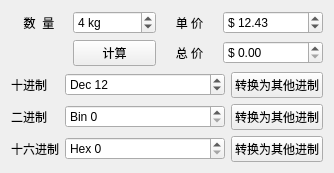
<?xml version="1.0" encoding="UTF-8"?>
<ui version="4.0">
 <class>sample_4_3Class</class>
 <widget class="QWidget" name="sample_4_3Class">
  <property name="geometry">
   <rect>
    <x>0</x>
    <y>0</y>
    <width>328</width>
    <height>169</height>
   </rect>
  </property>
  <property name="windowTitle">
   <string>sample_4_3</string>
  </property>
  <layout class="QGridLayout" name="gridLayout_3">
   <item row="0" column="0">
    <layout class="QGridLayout" name="gridLayout">
     <item row="0" column="0">
      <widget class="QLabel" name="label">
       <property name="text">
        <string>数  量</string>
       </property>
       <property name="alignment">
        <set>Qt::AlignCenter</set>
       </property>
      </widget>
     </item>
     <item row="0" column="1">
      <widget class="QSpinBox" name="spinNum">
       <property name="suffix">
        <string> kg</string>
       </property>
       <property name="prefix">
        <string/>
       </property>
       <property name="maximum">
        <number>999999999</number>
       </property>
       <property name="value">
        <number>4</number>
       </property>
      </widget>
     </item>
     <item row="0" column="2">
      <widget class="QLabel" name="label_2">
       <property name="text">
        <string>单 价</string>
       </property>
       <property name="alignment">
        <set>Qt::AlignCenter</set>
       </property>
      </widget>
     </item>
     <item row="0" column="3">
      <widget class="QDoubleSpinBox" name="spinSingle">
       <property name="minimumSize">
        <size>
         <width>100</width>
         <height>0</height>
        </size>
       </property>
       <property name="prefix">
        <string>$ </string>
       </property>
       <property name="maximum">
        <double>10000000000000000000.000000000000000</double>
       </property>
       <property name="value">
        <double>12.430000000000000</double>
       </property>
      </widget>
     </item>
     <item row="1" column="1">
      <widget class="QPushButton" name="btnCal">
       <property name="text">
        <string>计算</string>
       </property>
      </widget>
     </item>
     <item row="1" column="2">
      <widget class="QLabel" name="label_4">
       <property name="text">
        <string>总 价</string>
       </property>
       <property name="alignment">
        <set>Qt::AlignCenter</set>
       </property>
      </widget>
     </item>
     <item row="1" column="3">
      <widget class="QDoubleSpinBox" name="spinGlobal">
       <property name="prefix">
        <string>$ </string>
       </property>
       <property name="maximum">
        <double>9999999103.989999771118164</double>
       </property>
      </widget>
     </item>
    </layout>
   </item>
   <item row="2" column="0">
    <layout class="QGridLayout" name="gridLayout_2">
     <item row="0" column="0">
      <widget class="QLabel" name="label_5">
       <property name="text">
        <string>十进制</string>
       </property>
      </widget>
     </item>
     <item row="0" column="1">
      <widget class="QSpinBox" name="spinDec">
       <property name="minimumSize">
        <size>
         <width>150</width>
         <height>0</height>
        </size>
       </property>
       <property name="prefix">
        <string>Dec </string>
       </property>
       <property name="maximum">
        <number>999999999</number>
       </property>
       <property name="value">
        <number>12</number>
       </property>
      </widget>
     </item>
     <item row="0" column="2">
      <widget class="QPushButton" name="btnDec">
       <property name="text">
        <string>转换为其他进制</string>
       </property>
      </widget>
     </item>
     <item row="1" column="0">
      <widget class="QLabel" name="label_6">
       <property name="text">
        <string>二进制</string>
       </property>
      </widget>
     </item>
     <item row="1" column="1">
      <widget class="QSpinBox" name="spinBin">
       <property name="prefix">
        <string>Bin </string>
       </property>
       <property name="maximum">
        <number>999999999</number>
       </property>
       <property name="displayIntegerBase">
        <number>2</number>
       </property>
      </widget>
     </item>
     <item row="1" column="2">
      <widget class="QPushButton" name="btnBin">
       <property name="text">
        <string>转换为其他进制</string>
       </property>
      </widget>
     </item>
     <item row="2" column="0">
      <widget class="QLabel" name="label_7">
       <property name="text">
        <string>十六进制</string>
       </property>
      </widget>
     </item>
     <item row="2" column="1">
      <widget class="QSpinBox" name="spinHex">
       <property name="prefix">
        <string>Hex </string>
       </property>
       <property name="maximum">
        <number>999999999</number>
       </property>
       <property name="displayIntegerBase">
        <number>16</number>
       </property>
      </widget>
     </item>
     <item row="2" column="2">
      <widget class="QPushButton" name="btnHex">
       <property name="text">
        <string>转换为其他进制</string>
       </property>
      </widget>
     </item>
    </layout>
   </item>
   <item row="1" column="0">
    <spacer name="verticalSpacer">
     <property name="orientation">
      <enum>Qt::Vertical</enum>
     </property>
     <property name="sizeHint" stdset="0">
      <size>
       <width>20</width>
       <height>40</height>
      </size>
     </property>
    </spacer>
   </item>
  </layout>
 </widget>
 <layoutdefault spacing="6" margin="11"/>
 <resources>
  <include location="sample_4_3.qrc"/>
 </resources>
 <connections/>
</ui>
